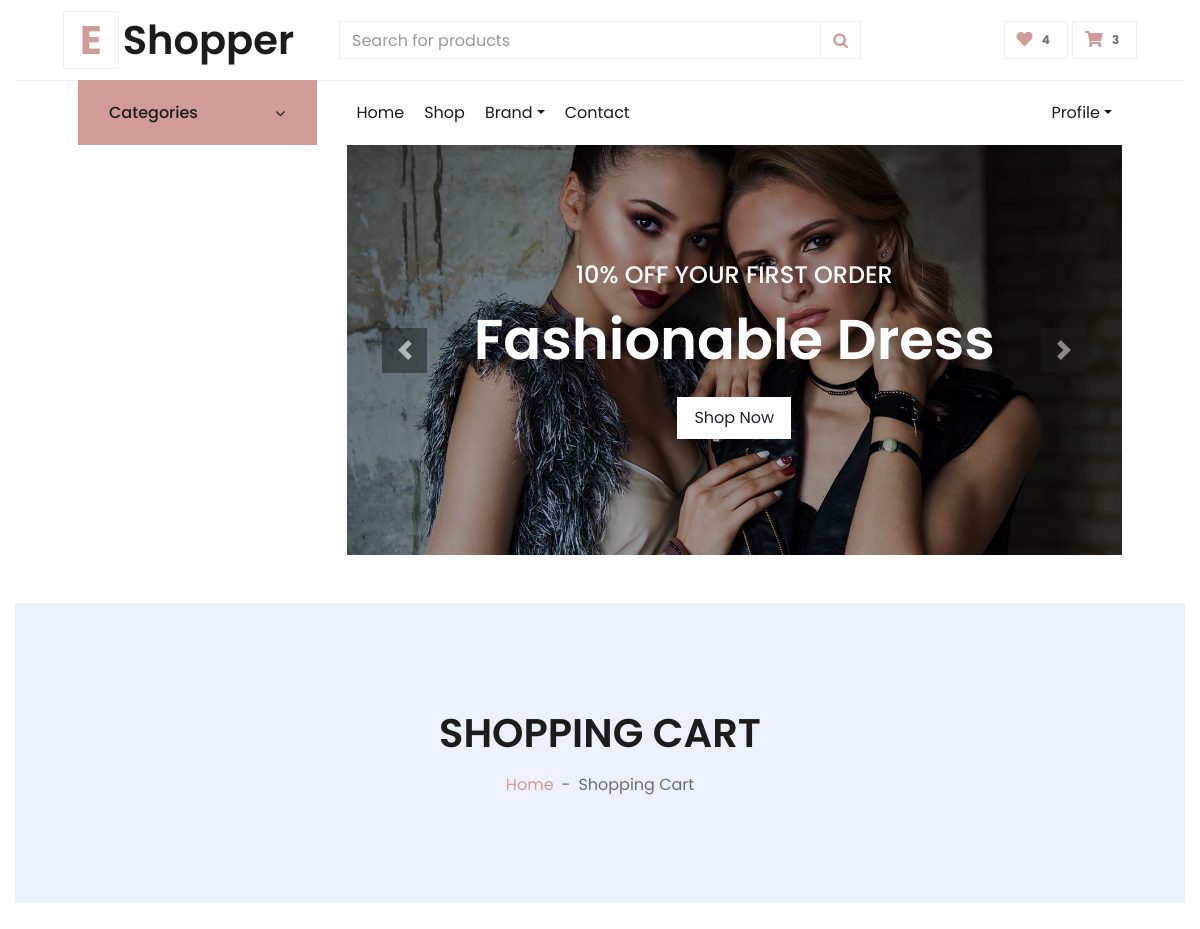
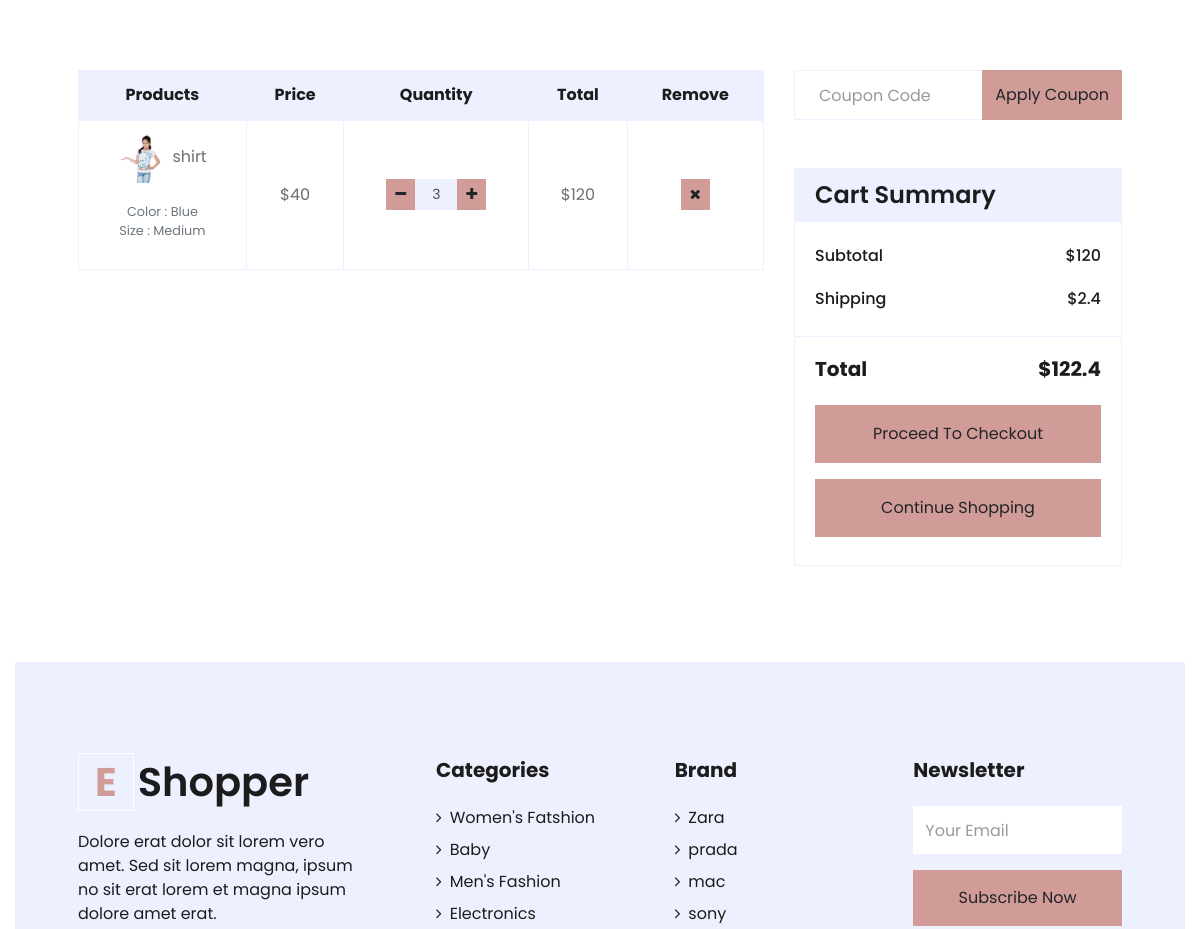
The app's page /cart/ (signed in, upper part), older data (2 pictures, top to bottom).
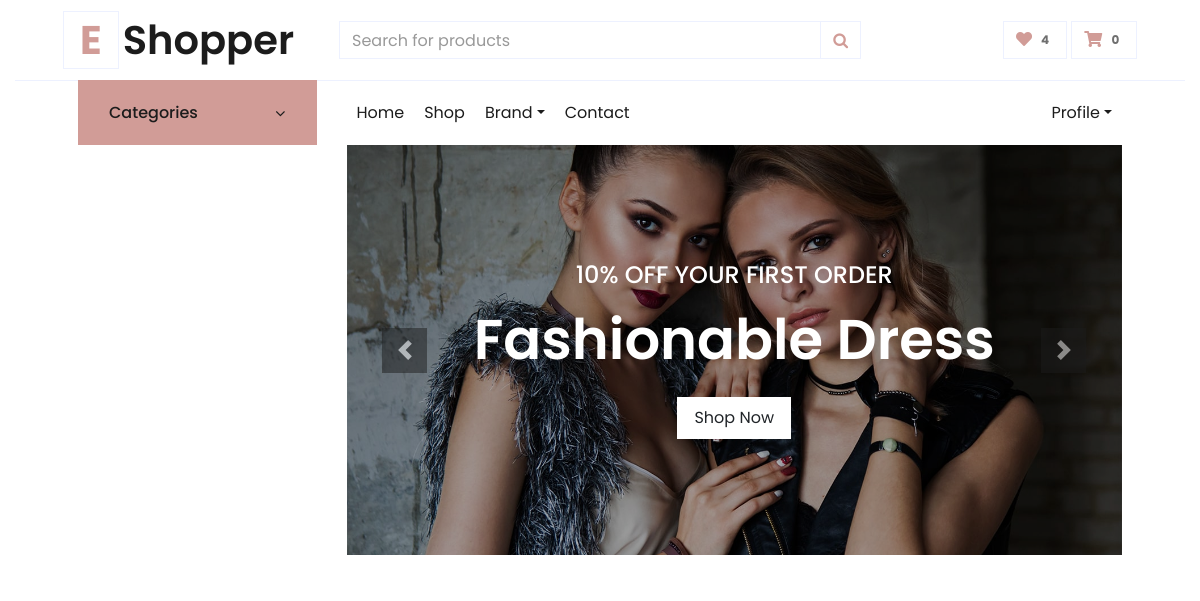
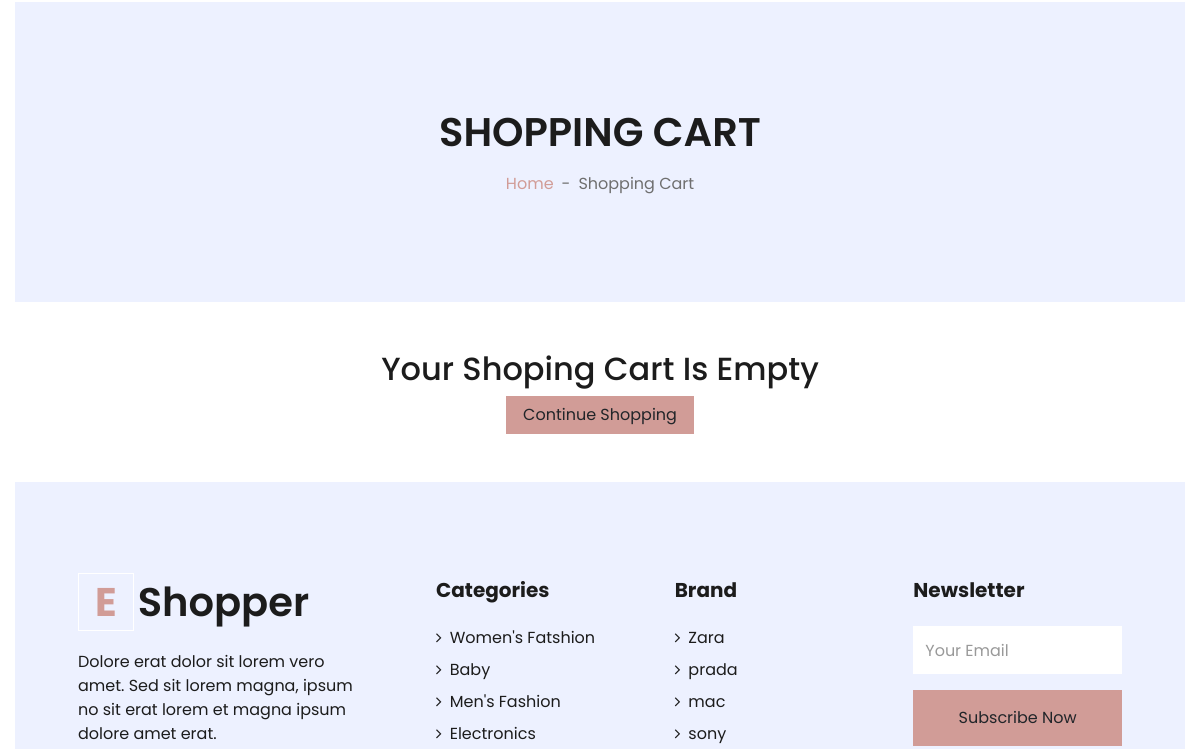
The same page, newer data (2 pictures, top to bottom).
### carts/models.py (models this page shows)
class CartItem(models.Model):
    user = models.ForeignKey(User, on_delete=models.CASCADE , null=True)
    product = models.ForeignKey("product.Product", on_delete=models.CASCADE)
    variations = models.ManyToManyField("product.Variation",blank=True)
    cart = models.ForeignKey(Cart, on_delete=models.CASCADE , null=True)
    quantity = models.IntegerField()
    is_active = models.BooleanField(default=True)
    def sub_total(self):
        if self.product.discount:
            return self.product.discount * self.quantity
        else:
            return self.product.price * self.quantity
    def __str__(self):
        return str(self.product)

### product/models.py (models this page shows, shortened)
class Product(models.Model):
    name = models.CharField(max_length=100)
    image = models.ImageField(upload_to='product/')
    stock = models.IntegerField()
    price = models.IntegerField(default=0)
    discount = models.IntegerField(default=0)
    description = models.TextField(max_length=10000)
    like = models.ManyToManyField(User , blank=True,related_name='product_favourite')
    created_at = models.DateTimeField( default=timezone.now)
    category = models.ManyToManyField('ProductCategory',related_name='product_category',verbose_name=('category'),  default="")
    sub_category = models.CharField(blank=True,null=True, max_length=50)
    PRDBrand = models.ForeignKey('settings.Brand' ,related_name='product_brand', on_delete=models.CASCADE , blank=True, null=True ,verbose_name=_("Brand "))
    color = models.ForeignKey('Color',related_name='product_color',null=True,blank=True, on_delete=models.CASCADE)
    size = models.ForeignKey('Size',related_name='product_size',null=True,blank=True, on_delete=models.CASCADE)
    slug = models.SlugField(null=True,blank=True , unique=True)
    tags = TaggableManager()
    def __str__(self):
        return self.name

class Variation(models.Model):
    product = models.ForeignKey(Product,  on_delete=models.CASCADE)
    variation_category = models.CharField( max_length=200 , choices=variation_category_choice)
    variation_value = models.CharField( max_length=200 )
    is_active = models.BooleanField(default=True)
    created_at = models.DateTimeField(  auto_now_add=True)
    objects = VariationManager()

class ProductCategory(models.Model):
    name = models.CharField(max_length=60)
    image = models.ImageField(upload_to='categoryimages/')
    def __str__(self):
        return self.name

### settings/models.py (models this page shows)
class Brand(models.Model):
    BRDName = models.CharField(max_length=40)
    image = models.ImageField(upload_to='product/',blank=True, null=True)
    BRDDesc = models.TextField(blank=True, null=True)
    class Meta:
        verbose_name = _("Brand")
        verbose_name_plural = _("Brands")
    def __str__(self):
        return self.BRDName

### carts/views.py (the view)
# urls.py: path('', cart ,name = 'cart'),
@login_required(login_url='login')
def cart(request,total=0 ,quantity=0,cart_items=None ):
    try:
        tax = 0
        grand_total=0
        offer = 0
        if request.user.is_authenticated:
             cart_items = CartItem.objects.filter(user=request.user,is_active=True)
        else:
            cart = Cart.objects.get(cart_id=_cart_id(request))
            cart_items = CartItem.objects.filter(cart=cart,is_active=True)
        for cart_item in cart_items:
            if cart_item.product.discount:
                total+=(cart_item.product.discount * cart_item.quantity)
                quantity+=cart_item.quantity
                offer = cart_item.product.discount / cart_item.product.price * 100
            else:
                total+=(cart_item.product.price * cart_item.quantity)
                quantity+=cart_item.quantity
        tax = (2 * total)/100
        grand_total = total+tax
    except Cart.DoesNotExist:
        pass
    context={
        'cart_items':cart_items,
        'total':total,
        'quantity':quantity,
        'tax':tax,
        'grand_total':grand_total,
        'offer':offer,
    }
    return render(request,'carts/cart.html',context)

### accounts/favourite_context.py (called while the page is built)
def counter(request):
    product_count = 0
    if request.user.is_authenticated:
        if 'admin' in request.path:
            return{}
        else :
            try :
                user_favourites = Product.objects.filter(like=request.user)
                product_count = user_favourites.count()
            except Product.DoesNotExist:
                product_count=0
    return dict(product_count=product_count)

### carts/cart_context.py (called while the page is built)
def counter(request):
    cart_count = 0
    if 'admin' in request.path:
        return{}
    else :
        try :
            cart = Cart.objects.filter(cart_id=_cart_id(request))
            if request.user.is_authenticated:
                cart_items= CartItem.objects.all().filter(user=request.user)
            else:
                cart_items = CartItem.objects.all().filter(cart=cart[:1])
            for cart_item in cart_items:
                cart_count+=cart_item.quantity
        except Cart.DoesNotExist:
            cart_count=0
    return dict(cart_count=cart_count)

### carts/views.py (called while the page is built)
def _cart_id(request):
    cart = request.session.session_key
    if not cart:
        cart = request.session.create()
    return cart

### carts/templates/carts/cart.html (shortened to what the changed rows need)
{% extends 'base.html' %}
{% load static %}
{% block body %}
<div class="container-fluid bg-secondary mb-5">
    <div class="d-flex flex-column align-items-center justify-content-center" style="min-height: 300px">
        <h1 class="font-weight-semi-bold text-uppercase mb-3">Shopping Cart</h1>
    </div>
</div>
{% if not cart_items %}
<h2 class="text-center">Your Shoping Cart Is Empty</h2>
<div class="text-center">
    <a href="{% url 'product:product_list'%}" class="btn btn-primary px-3">Continue Shopping</a>
</div>
{% else %}
<div class="container-fluid pt-5">
    <div class="row px-xl-5">
        <div class="col-lg-8 table-responsive mb-5">
            <table class="table table-bordered text-center mb-0">
                <thead class="bg-secondary text-dark">
                    <tr>
                        <th>Products</th>
                        <th>Price</th>
                        <th>Quantity</th>
                        <th>Total</th>
                        <th>Remove</th>
                    </tr>
                </thead>
                <tbody class="align-middle">
                    {% for cart_item in cart_items %}
                    <tr>
                        <td class="align-middle"><img src="{{cart_item.product.image.url}}" alt="" style="width: 50px;">
                            {{cart_item}}<p class="text-muted small"><br>
                                {% if cart_item.variations.all %}
                                {% for item in cart_item.variations.all  %}
                                {{item.variation_category|capfirst}} :
                                {{item.variation_value|capfirst}}<br>
                                {% endfor %}
                                {% endif %}
                            </p>
                        </td>
                        {% if cart_item.product.discount %}
                        <td class="align-middle">${{cart_item.product.discount}}</td>
                        {% else %}
                        <td class="align-middle">${{cart_item.product.price}}</td>
                        {% endif %}
                        <td class="align-middle">
                            <div class="input-group quantity mx-auto" style="width: 100px;">
                                <div class="input-group-btn">
                                    <a href="{% url 'carts:remove_cart' cart_item.product.id  cart_item.id%}"
                                        class="btn btn-sm btn-primary btn-minus">
                                        <i class="fa fa-minus"></i>
                                    </a>
                                </div>
                                <input type="text" class="form-control form-control-sm bg-secondary text-center"
                                    value="{{cart_item.quantity}}">
                                <div class="input-group-btn">
                                    <form action="{% url 'carts:add_cart' cart_item.product.id %}" method="POST">
                                        <button class="btn btn-sm btn-primary btn-plus" type="submit"> <i
                                                class="fa fa-plus"></i> </button>
                                    </form>
                                </div>
                            </div>
                        </td>
                        <td class="align-middle">${{cart_item.sub_total}}</td>
                        <td class="align-middle"><a
                                href="{% url 'carts:remove_cart_item' cart_item.product.id cart_item.id%}"
                                onclick="return confirm('Are You Sure You Want To Delete This Item ?')"
                                class="btn btn-sm btn-primary"><i class="fa fa-times"></i></a></td>
                    </tr>
                    {% endfor %}
                </tbody>
            </table>
        </div>
        <div class="col-lg-4">
            <form class="mb-5" action="">
                <div class="input-group">
                    <input type="text" class="form-control p-4" placeholder="Coupon Code">
                    <div class="input-group-append">
                        <button class="btn btn-primary">Apply Coupon</button>
                    </div>
                </div>
            </form>
            <div class="card border-secondary mb-5">
                <div class="card-header bg-secondary border-0">
                    <h4 class="font-weight-semi-bold m-0">Cart Summary</h4>
                </div>
                <div class="card-body">
                    <div class="d-flex justify-content-between mb-3 pt-1">
                        <h6 class="font-weight-medium">Subtotal</h6>
                        <h6 class="font-weight-medium">${{total}}</h6>
                    </div>
                    <div class="d-flex justify-content-between">
                        <h6 class="font-weight-medium">Shipping</h6>
                        <h6 class="font-weight-medium">${{tax}}</h6>
                    </div>
                </div>
                <div class="card-footer border-secondary bg-transparent">
                    <div class="d-flex justify-content-between mt-2">
                        <h5 class="font-weight-bold">Total</h5>
                        <h5 class="font-weight-bold">${{grand_total}}</h5>
                    </div>
                    <a href="{% url 'carts:checkout'%}" class="btn btn-block btn-primary my-3 py-3">Proceed To
                        Checkout</a>
                    <a href="{% url 'product:product_list'%}" class="btn btn-block btn-primary my-3 py-3">Continue
                        Shopping</a>
                </div>
            </div>
        </div>
    </div>
</div>
{% endif %}
{% endblock body %}

### templates/base.html (shortened to what the changed rows need)
{% load static %}
<!DOCTYPE html>
<html lang="en">
<head>
    <link href="https://cdnjs.cloudflare.com/ajax/libs/font-awesome/5.10.0/css/all.min.css" rel="stylesheet">
    <link rel="stylesheet" href="https://cdnjs.cloudflare.com/ajax/libs/font-awesome/4.7.0/css/font-awesome.min.css">
    <link href="{% static 'lib4/owlcarousel/assets/owl.carousel.min.css'%}" rel="stylesheet">
    <link href="{% static 'css4/style.css'%}" rel="stylesheet">
    <link href="{% static 'css4/review.css'%}" rel="stylesheet">
    <link href="{% static 'css4/custom.css'%}" rel="stylesheet">
</head>
<body>
    <div class="container-fluid">
        <div class="row align-items-center py-3 px-xl-5">
            <div class="col-lg-3 d-none d-lg-block">
                <a href="/" class="text-decoration-none">
                    <h1 class="m-0 display-5 font-weight-semi-bold"><span
                            class="text-primary font-weight-bold border px-3 mr-1">E</span>{{myfooter.site_name}}</h1>
                </a>
            </div>
            <div class="col-lg-6 col-6 text-left">
            </div>
            {% if user.is_authenticated %}
            <div class="col-lg-3 col-6 text-right">
                {% endif %}
                <a href="{% url 'carts:cart'%}" class="btn border">
                    <i class="fas fa-shopping-cart text-primary"></i>
                    <span class="badge">{{cart_count}}</span>
                </a>
            </div>
        </div>
        <div class="container-fluid mb-5">
            <div class="row border-top px-xl-5">
            </div>
        </div>
        {% block body %}
        {% endblock body %}
        <div class="container-fluid bg-secondary text-dark mt-5 pt-5">
            <div class="row px-xl-5 pt-5">
                <div class="col-lg-4 col-md-12 mb-5 pr-3 pr-xl-5">
                    <a href="/" class="text-decoration-none">
                        <h1 class="mb-4 display-5 font-weight-semi-bold"><span
                                class="text-primary font-weight-bold border border-white px-3 mr-1">E</span>{{myfooter.site_name}}
                        </h1>
                    </a>
                </div>
                <div class="col-lg-8 col-md-12">
                    <div class="row">
                        <div class="col-md-4 mb-5">
                            <div class="d-flex flex-column justify-content-start">
                                {% for category in categories_footer %}
                                <a class="text-dark mb-2" href="{% url 'product:product_by_category' category %}"><i
                                        class="fa fa-angle-right mr-2"></i>{{category}}</a>
                                {% endfor %}
                            </div>
                        </div>
                        <div class="col-md-4 mb-5">
                            <div class="d-flex flex-column justify-content-start">
                                {% for brand in brands_footer  %}
                                <a class="text-dark mb-2" href="{%url 'product:product_by_brand' brand%}"><i
                                        class="fa fa-angle-right mr-2"></i>{{brand}}</a>
                                {% endfor %}
                            </div>
                        </div>
                    </div>
                </div>
            </div>
        </div>
</body>
</html>

Row changes from the older to the newer data that the page shows:
removed CartItem: product.image (picture), product.name "shirt", product.discount "40", quantity "3", sub_total "120"
no longer on this page (row unchanged): Variation: variation_category "Color", variation_value "Blue"
no longer on this page (row unchanged): Variation: variation_category "Size", variation_value "Medium"
Text that changed along with them:
{{ cart_count }}: "3" → "0"
{{ total }}: "120" → (not shown)
{{ tax }}: "2.4" → (not shown)
{{ grand_total }}: "122.4" → (not shown)
text no longer shown: "Products Price Quantity Total Remove Apply Coupon Cart Summary Subtotal $ Shipping $ Total $ Proceed To Checkout"
text now shown: "Your Shoping Cart Is Empty"
